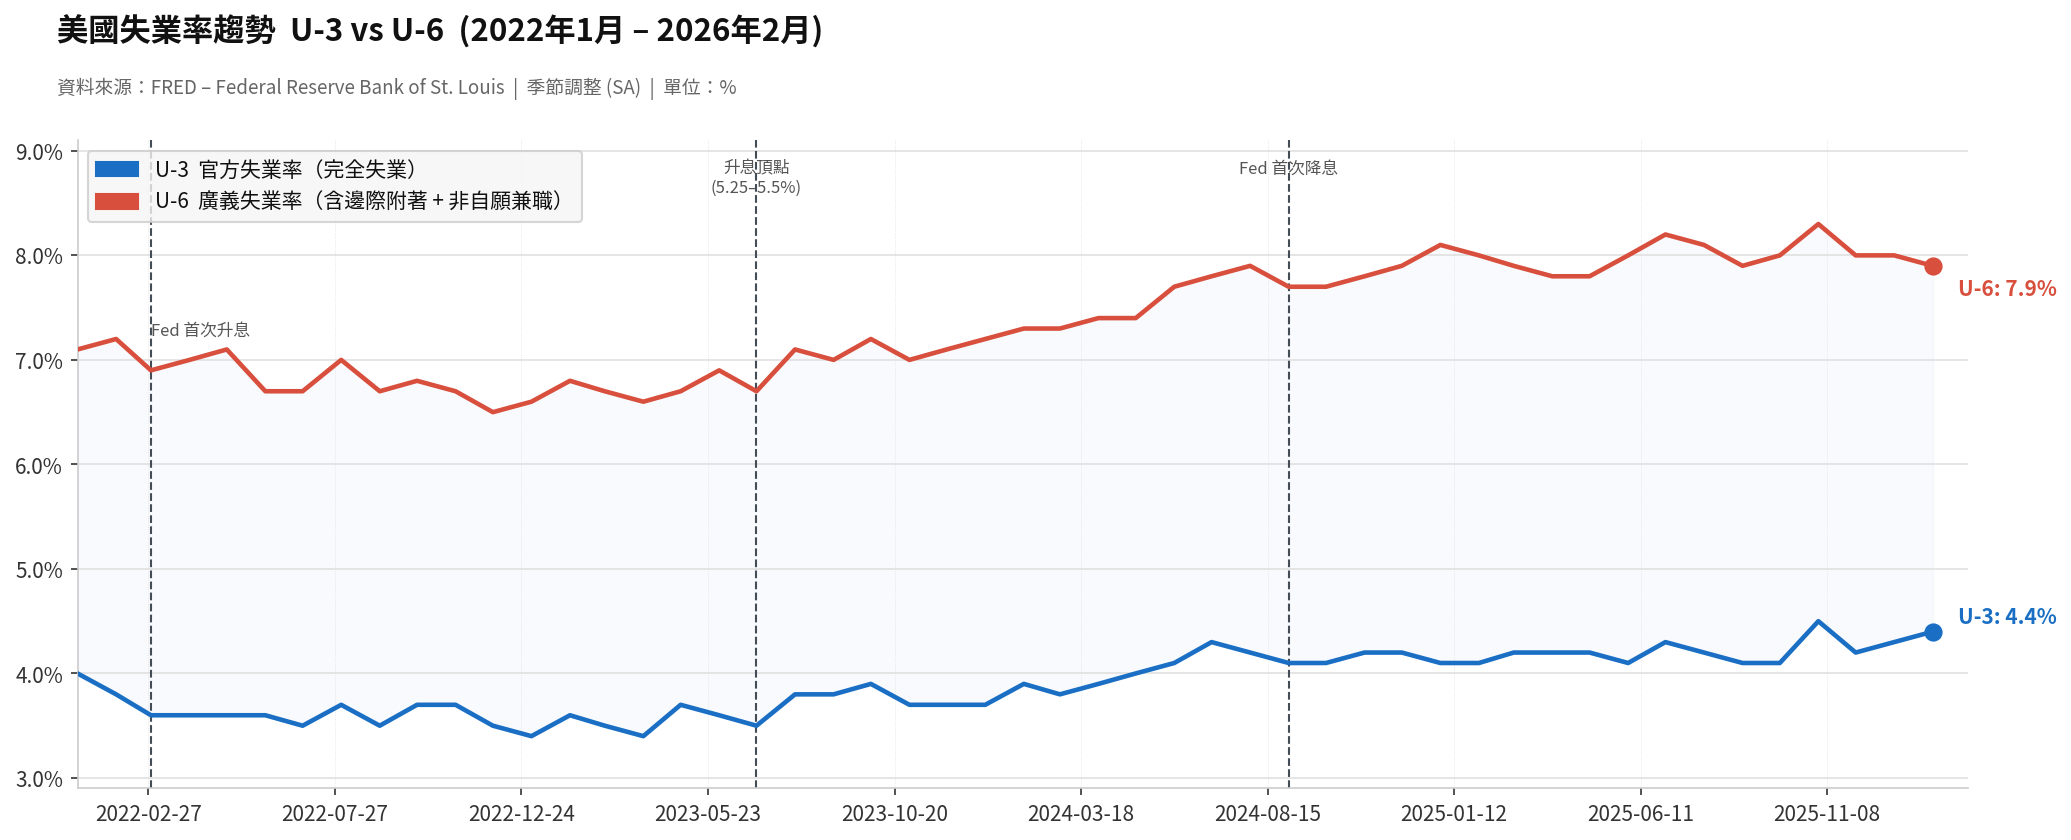

Recreate this plot in Python.
"""
U-3 & U-6 Unemployment Rate Trend Chart
2022-01 ~ 2026-02
Data source: FRED (Federal Reserve Bank of St. Louis)
  UNRATE  – U-3 Unemployment Rate (SA)
  U6RATE  – U-6 Unemployment Rate (SA)
"""

import os
import warnings
import matplotlib.pyplot as plt
import matplotlib.font_manager as fm
import matplotlib.ticker as mticker
import matplotlib.patches as mpatches
import pandas as pd
import numpy as np

warnings.filterwarnings("ignore")

# ── Font ──────────────────────────────────────────────────────────────────────
_CJK_REGULAR = "/usr/share/fonts/opentype/noto/NotoSansCJK-Regular.ttc"
_CJK_BOLD    = "/usr/share/fonts/opentype/noto/NotoSansCJK-Bold.ttc"
_fp_r = fm.FontProperties(fname=_CJK_REGULAR) if os.path.exists(_CJK_REGULAR) else fm.FontProperties()
_fp_b = fm.FontProperties(fname=_CJK_BOLD)    if os.path.exists(_CJK_BOLD)    else fm.FontProperties()

def fp(bold=False):
    return _fp_b if bold else _fp_r

# ── Fetch FRED data ───────────────────────────────────────────────────────────
START = "2022-01-01"
END   = "2026-02-28"

def fetch(series_id: str) -> pd.Series:
    try:
        from fredapi import Fred
        api_key = os.environ.get("FRED_API_KEY", "")
        fred = Fred(api_key=api_key)
        s = fred.get_series(series_id, observation_start=START, observation_end=END)
        return s.dropna()
    except Exception:
        return pd.Series(dtype=float)

u3 = fetch("UNRATE")
u6 = fetch("U6RATE")

# ── Fallback hardcoded data (BLS, monthly SA) ─────────────────────────────────
# fmt: YYYY-MM -> value
U3_DATA = {
    "2022-01": 4.0, "2022-02": 3.8, "2022-03": 3.6, "2022-04": 3.6,
    "2022-05": 3.6, "2022-06": 3.6, "2022-07": 3.5, "2022-08": 3.7,
    "2022-09": 3.5, "2022-10": 3.7, "2022-11": 3.7, "2022-12": 3.5,
    "2023-01": 3.4, "2023-02": 3.6, "2023-03": 3.5, "2023-04": 3.4,
    "2023-05": 3.7, "2023-06": 3.6, "2023-07": 3.5, "2023-08": 3.8,
    "2023-09": 3.8, "2023-10": 3.9, "2023-11": 3.7, "2023-12": 3.7,
    "2024-01": 3.7, "2024-02": 3.9, "2024-03": 3.8, "2024-04": 3.9,
    "2024-05": 4.0, "2024-06": 4.1, "2024-07": 4.3, "2024-08": 4.2,
    "2024-09": 4.1, "2024-10": 4.1, "2024-11": 4.2, "2024-12": 4.2,
    "2025-01": 4.1, "2025-02": 4.1, "2025-03": 4.2, "2025-04": 4.2,
    "2025-05": 4.2, "2025-06": 4.1, "2025-07": 4.3, "2025-08": 4.2,
    "2025-09": 4.1, "2025-10": 4.1, "2025-11": 4.5, "2025-12": 4.2,
    "2026-01": 4.3, "2026-02": 4.4,
}
U6_DATA = {
    "2022-01": 7.1, "2022-02": 7.2, "2022-03": 6.9, "2022-04": 7.0,
    "2022-05": 7.1, "2022-06": 6.7, "2022-07": 6.7, "2022-08": 7.0,
    "2022-09": 6.7, "2022-10": 6.8, "2022-11": 6.7, "2022-12": 6.5,
    "2023-01": 6.6, "2023-02": 6.8, "2023-03": 6.7, "2023-04": 6.6,
    "2023-05": 6.7, "2023-06": 6.9, "2023-07": 6.7, "2023-08": 7.1,
    "2023-09": 7.0, "2023-10": 7.2, "2023-11": 7.0, "2023-12": 7.1,
    "2024-01": 7.2, "2024-02": 7.3, "2024-03": 7.3, "2024-04": 7.4,
    "2024-05": 7.4, "2024-06": 7.7, "2024-07": 7.8, "2024-08": 7.9,
    "2024-09": 7.7, "2024-10": 7.7, "2024-11": 7.8, "2024-12": 7.9,
    "2025-01": 8.1, "2025-02": 8.0, "2025-03": 7.9, "2025-04": 7.8,
    "2025-05": 7.8, "2025-06": 8.0, "2025-07": 8.2, "2025-08": 8.1,
    "2025-09": 7.9, "2025-10": 8.0, "2025-11": 8.3, "2025-12": 8.0,
    "2026-01": 8.0, "2026-02": 7.9,
}

def to_series(d: dict) -> pd.Series:
    idx = pd.to_datetime(list(d.keys()))
    return pd.Series(list(d.values()), index=idx)

if u3.empty:
    u3 = to_series(U3_DATA)
if u6.empty:
    u6 = to_series(U6_DATA)

# Trim to range
u3 = u3[(u3.index >= START) & (u3.index <= END)]
u6 = u6[(u6.index >= START) & (u6.index <= END)]

# ── Plot ──────────────────────────────────────────────────────────────────────
BG      = "#ffffff"
GRID_C  = "#e0e0e0"
U3_C    = "#1a6fc4"   # blue
U6_C    = "#d94f3d"   # red
FILL_C  = "#d0e4f7"

fig, ax = plt.subplots(figsize=(14, 6))
fig.patch.set_facecolor(BG)
ax.set_facecolor(BG)
fig.subplots_adjust(top=0.82, bottom=0.10, left=0.07, right=0.97)

# Fill between
ax.fill_between(u6.index, u6.values, u3.values, alpha=0.15, color=FILL_C, zorder=1)

# Lines
ax.plot(u3.index, u3.values, color=U3_C, linewidth=2.2, zorder=3, label="U-3")
ax.plot(u6.index, u6.values, color=U6_C, linewidth=2.2, zorder=3, label="U-6")

# Dots at last data point
ax.scatter([u3.index[-1]], [u3.values[-1]], color=U3_C, s=60, zorder=5)
ax.scatter([u6.index[-1]], [u6.values[-1]], color=U6_C, s=60, zorder=5)

# Annotate latest values
ax.annotate(
    f"U-3: {u3.values[-1]:.1f}%",
    xy=(u3.index[-1], u3.values[-1]),
    xytext=(12, 4), textcoords="offset points",
    color=U3_C, fontproperties=fp(bold=True), fontsize=10,
)
ax.annotate(
    f"U-6: {u6.values[-1]:.1f}%",
    xy=(u6.index[-1], u6.values[-1]),
    xytext=(12, -14), textcoords="offset points",
    color=U6_C, fontproperties=fp(bold=True), fontsize=10,
)

# ── Key event annotations ──────────────────────────────────────────────────────
events = [
    ("2022-03", "Fed 首次升息", 0.72, "left"),   # 低於圖例，避免遮擋
    ("2023-07", "升息頂點\n(5.25–5.5%)", 0.97, "center"),
    ("2024-09", "Fed 首次降息", 0.97, "center"),
]
for date_str, label, y_frac, ha in events:
    xd = pd.Timestamp(date_str)
    if xd < u3.index[0] or xd > u3.index[-1]:
        continue
    ax.axvline(xd, color="#444c56", linewidth=1, linestyle="--", zorder=2)
    # y in axes fraction, x in data coords → use get_xaxis_transform
    ax.text(
        xd, y_frac,
        label, color="#555555", fontproperties=fp(), fontsize=8,
        ha=ha, va="top",
        transform=ax.get_xaxis_transform(),
    )

# ── Recession / pandemic shading (optional) ───────────────────────────────────
# (none in this window)

# ── Axes styling ──────────────────────────────────────────────────────────────
ax.spines[["top", "right"]].set_visible(False)
ax.spines[["left", "bottom"]].set_color("#cccccc")
ax.tick_params(colors="#333333", labelsize=9)
ax.yaxis.set_major_formatter(mticker.FormatStrFormatter("%.1f%%"))
ax.set_xlim(u3.index[0], u3.index[-1] + pd.DateOffset(months=1))
ax.set_ylim(
    min(u3.min(), u6.min()) - 0.5,
    max(u3.max(), u6.max()) + 0.8,
)
ax.xaxis.set_major_locator(mticker.MaxNLocator(12))
ax.grid(axis="y", color=GRID_C, linewidth=0.8)
ax.grid(axis="x", color=GRID_C, linewidth=0.4, linestyle=":")

for lbl in ax.get_xticklabels():
    lbl.set_fontproperties(fp())
for lbl in ax.get_yticklabels():
    lbl.set_fontproperties(fp())

# ── Title & subtitle ──────────────────────────────────────────────────────────
fig.text(
    0.06, 0.96,
    "美國失業率趨勢  U-3 vs U-6  (2022年1月 – 2026年2月)",
    va="top", fontsize=15, color="#111111", fontproperties=fp(bold=True),
)
fig.text(
    0.06, 0.89,
    "資料來源：FRED – Federal Reserve Bank of St. Louis  |  季節調整 (SA)  |  單位：%",
    va="top", fontsize=9, color="#666666", fontproperties=fp(),
)

# ── Legend ────────────────────────────────────────────────────────────────────
leg_patches = [
    mpatches.Patch(color=U3_C, label="U-3  官方失業率（完全失業）"),
    mpatches.Patch(color=U6_C, label="U-6  廣義失業率（含邊際附著 + 非自願兼職）"),
]
legend = ax.legend(
    handles=leg_patches,
    loc="upper left",
    frameon=True,
    framealpha=0.8,
    facecolor="#f5f5f5",
    edgecolor="#cccccc",
    labelcolor="#111111",
    fontsize=9,
    prop=fp(),
)

# ── Save ──────────────────────────────────────────────────────────────────────
out = "/home/user/Claude/unemployment_trend.png"
# layout already set via subplots_adjust
plt.savefig(out, dpi=150, bbox_inches="tight", facecolor=BG)
plt.close()
print(f"Saved → {out}")
